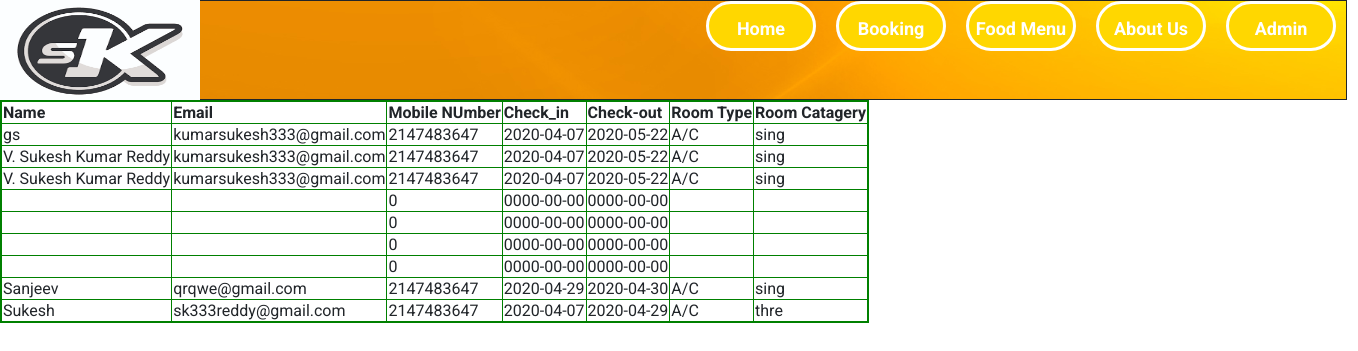
Screenshot of /admin/dist/data.php with the database file from the repository.
### tables this page shows
CREATE TABLE `book` (
  `name` varchar(25) NOT NULL,
  `email` varchar(25) NOT NULL,
  `mob` int(10) NOT NULL,
  `check_in` date NOT NULL,
  `check_out` date NOT NULL,
  `rm` varchar(10) NOT NULL,
  `room_type` varchar(4) NOT NULL
);

### admin/dist/data.php (the view, shortened to what this page needs)
<html>
<head>
    <link href="vendor/bootstrap/css/bootstrap.min.css" rel="stylesheet">
    <link rel="stylesheet" href="assets1/css/fontawesome.css">
    <link rel="stylesheet" href="assets1/css/tooplate-main.css">
    <link rel="stylesheet" href="assets1/css/owl.css">
<link rel="stylesheet" type="text/css" href="index.css"/>
</head>
<body bgcolor="white">
<div id="holder"><a href="https://www.facebook.com/profile.php?id=100008014115308"><img src="images/22.png" width="200px" height="100px"/></a>
	 <div id="header">
	<ul>
    	<li><a href="login.html">Admin</a></li>
    	<li><a href="overview.html">About Us</a></li>
    	<li><a href="rest/menu.html">Food Menu</a></li>
    	<li><a href="book.html">Booking</a></li>
        <li><a href="index.html">Home</a></li>
    	</ul>
    </div>
<?php
$mysqli = new mysqli("localhost", "root", "", "mobile");
$query = "SELECT * from book";
echo "<table border='1'>
<tr>
<th>Name</th>
<th>Email</th>
<th>Mobile NUmber</th>
<th>Check_in</th>
<th>Check-out</th>
<th>Room Type</th>
<th>Room Catagery</th>
</tr>";
if ($result = $mysqli->query($query))
{
    while ($row = $result->fetch_assoc())
	{
		echo "<tr>";
		echo "<td>".$row['name']."</td>";
		echo "<td>".$row['email']."</td>";
		echo "<td>".$row['mob']."</td>";
		echo "<td>".$row['check_in']."</td>";
		echo "<td>".$row['check_out']."</td>";
		echo "<td>".$row['rm']."</td>";
		echo "<td>".$row['room_type']."</td>";
		echo "</tr>";
    }
echo"</table>";
}
?>
</body>
</html>

### admin/dist/data.php (style rules this page uses)
table { border-style:solid; border-width:2px; border-color:green; }

### rows the page displays
book: name "gs", email "kumarsukesh333@gmail.com", mob "2147483647", check_in "2020-04-07", check_out "2020-05-22", rm "A/C", room_type "sing"
book: name "V. Sukesh Kumar Reddy", email "kumarsukesh333@gmail.com", mob "2147483647", check_in "2020-04-07", check_out "2020-05-22", rm "A/C", room_type "sing"
book: name "V. Sukesh Kumar Reddy", email "kumarsukesh333@gmail.com", mob "2147483647", check_in "2020-04-07", check_out "2020-05-22", rm "A/C", room_type "sing"
book: mob "0", check_in "0000-00-00", check_out "0000-00-00"
book: mob "0", check_in "0000-00-00", check_out "0000-00-00"
book: mob "0", check_in "0000-00-00", check_out "0000-00-00"
book: mob "0", check_in "0000-00-00", check_out "0000-00-00"
book: name "Sanjeev", email "qrqwe@gmail.com", mob "2147483647", check_in "2020-04-29", check_out "2020-04-30", rm "A/C", room_type "sing"
book: name "Sukesh", email "sk333reddy@gmail.com", mob "2147483647", check_in "2020-04-07", check_out "2020-04-29", rm "A/C", room_type "thre"
